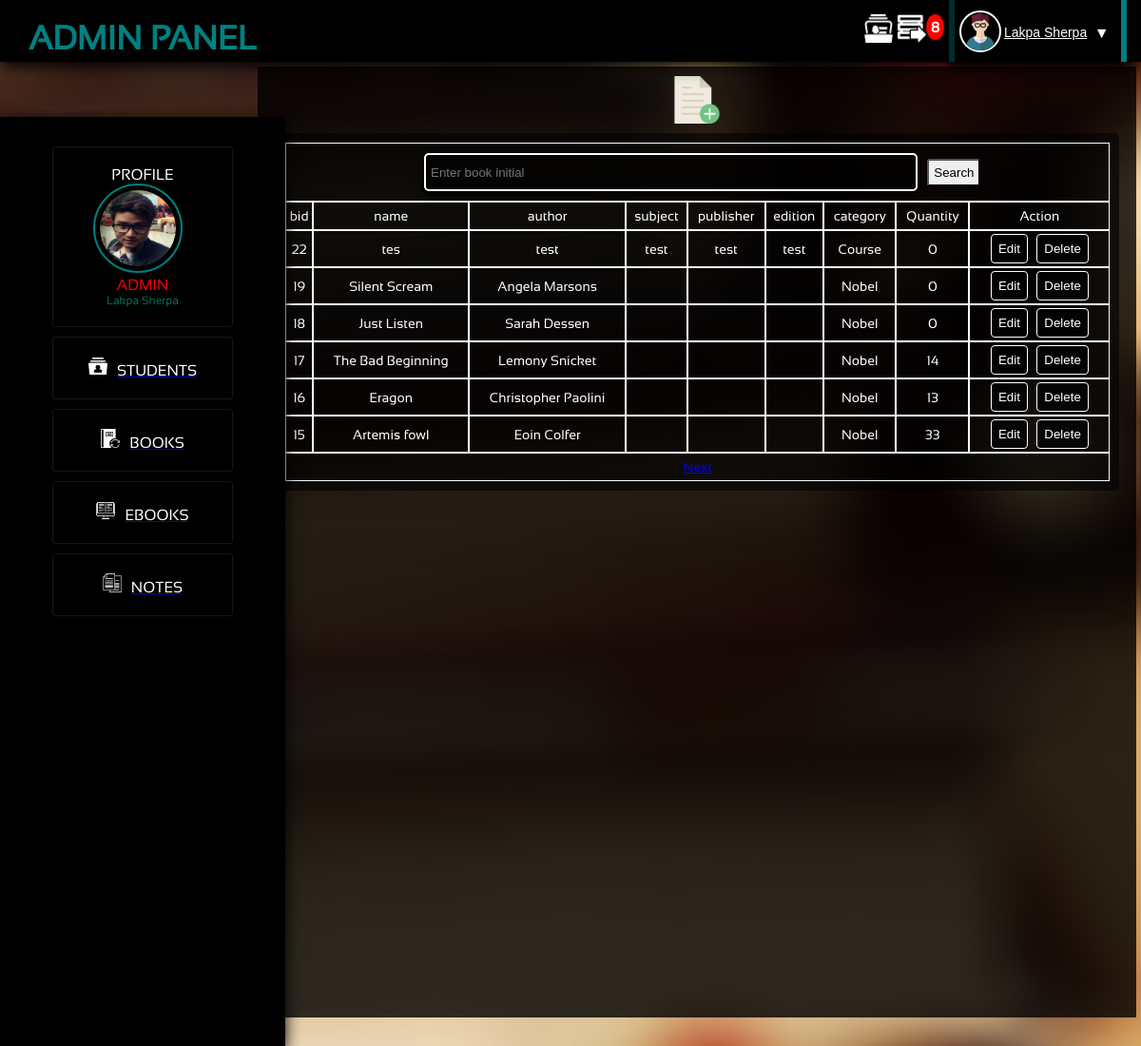
The app's page /admin/books.php (signed in) with its own data.
### tables this page shows
CREATE TABLE `books` (
  `bid` int(11) NOT NULL,
  `name` varchar(50) NOT NULL,
  `image` varchar(100) NOT NULL,
  `author` varchar(20) NOT NULL,
  `category` varchar(30) NOT NULL,
  `publisher` varchar(40) NOT NULL,
  `edition` varchar(10) NOT NULL,
  `subject` varchar(30) NOT NULL,
  `semester` varchar(1) NOT NULL,
  `quantity` int(11) NOT NULL
);

### admin/class/class.ManageBooks.php (called while the page is built, shortened)
<?php
	include_once( '../class.database.php' );
		class ManageBooks{
			public $linker;
			function __construct(){
				$db_connection = new dbConnection();
				$this->linker = $db_connection->connect();
				return $this->linker;
			}
			function listBook($limit,$category=null){
				if(isset($limit,$category))
				{
					$query = $this->linker->query("SELECT * FROM books WHERE category='$category' ORDER BY bid DESC $limit");
				}else{
					$query = $this->linker->query("SELECT * FROM books ORDER BY bid DESC $limit");
				}
				$counts = $query->rowCount();
				if($counts >= 1)
				{
					$result = $query->fetchAll();
				}
				else
				{
					$result = $counts;
				}
				return $result;
			}
		}
?>

### class.database.php (called while the page is built, shortened)
<?php
	class dbConnection{
		public $db_name = 'php-librarys';
		public $db_user = 'root';
		public $db_pass = '';
		public $db_host = 'localhost';
		function connect(){
			try{
				$this->db_conn = new PDO("mysql:host=$this->db_host;dbname=$this->db_name",
					$this->db_user,$this->db_pass);
				return $this->db_conn;
			}
			catch(PDOException $e){
				return $e->getMessage();
			}
		}
	}
?>

### admin/books.php (the view, shortened to what this page needs)
<?php
  include_once('header.php');
  include_once('manage/manage.books.php');
?>
<div class="main_content" onClick="avoid()"><center>
<img src="../gallery/logo/filee.png" style="height:50px;width:50px;cursor:pointer" id="clickadd" onClick="add()">
<div class="displaycontainer">
  <table class="table table-striped">
    <thead>
      <tr>
        <section id="search">
        <form method="get" action="#" class="searching">
        <td colspan="12" style=""><input type="text" placeholder="Enter book initial" id="admin_search" name="bname"/><input type="Submit" value="Search" id="search_s"></td>
      </form>
      </tr>
      <tr>
        <td>bid</td>
        <td>name</td>
        <td>author</td>
        <td>subject</td>
        <td>publisher</td>
        <td>edition</td>
        <td>category</td>
        <td>Quantity</td>
        <td>Action</td>
      </tr>
    </thead>
    <tbody>
      <?php
      if(!isset($_GET['bname'])){
      if($list_book !== 0)
      {
        foreach ($list_book as $key => $value) {
          ?>
          <tr>
          <td><?php echo $value['bid']; ?></td>
          <td><?php echo $value['name']; ?></td>
          <td><?php echo $value['author']; ?></td>
          <td><?php echo $value['subject']; ?></td>
          <td><?php echo $value['publisher']; ?></td>
          <td><?php echo $value['edition']; ?></td>
          <td><?php echo $value['category']; ?></td>
          <td><?php echo $value['quantity']; ?></td>
          <td>
          <a href="edit_book.php?bid=<?php echo $value['bid'];?>"><button>Edit</button></a>
          <button id="btn_delete<?php echo $value['bid']; ?>" value="<?php echo $value['bid']; ?>">Delete</button>
          </td>
          </tr>
          <?php
        }
      }else{
        echo '<td colspan="8">Sorry no more Books to show under this section</td><';
      }
      ?>
      <tr><td colspan="9"><?php echo $pagination; ?></td></tr>
      <?php
	    }else{
	      echo $searched_b;
	    }
	  ?>
    </tbody>
    </table>
</div>
	</div>
</body>
</html>

### admin/admin_style.css (style rules this page uses)
body,html { margin:0px; padding:0px; background:#5C5B5C; font-family:sansation; }
.main_content { background:rgba(0,0,0,0.8); height:1000px; width:77%; float:right; color:white; margin-top:70px; margin-right:5px; }
.displayContainer { color:#100706; height:auto; width:98%; margin:10px 10px 10px 10px; }
.displaycontainer #search { display:none; transition:all 0.6s; }
#clickadd { margin:10px 0px 0px 0px; }
#admin_search { background:red; padding:5px; box-shadow:0px 5px 10px black; border-radius:5px; border:2px solid white; background:rgba(0,0,0,0.6); color:white; margin:10px; width:60%; height:40px; }
#search_s { padding:5px; cursor:pointer; border-radius:3px; }
.displaycontainer table { color:white; background:rgba(0,0,0,0.6); padding:10px; border-radius:5px; width:98%; font-size:14px; border-spacing:0px; text-align:center; background:white; color:black; color:white; background:rgba(0,0,0,0.6); }
.displaycontainer table tr { //border:0px solid white; padding:0px; height:30px; }
.displaycontainer table tr td { border:0.5px solid white; //border-left:0px; //border-right:0px; //border-top:0px; padding:0px; }
.displaycontainer table button { border-radius:4px; // background:teal; color:white; padding:7px; cursor:pointer; border:0px; margin:3px; background:rgba(0,0,0,0.6); color:white; border:1px solid white; }

### records on screen
books: bid "22", name "tes", author "test", subject "test", publisher "test", edition "test", category "Course", quantity "0"
books: bid "19", name "Silent Scream", author "Angela Marsons", category "Nobel", quantity "0"
books: bid "18", name "Just Listen", author "Sarah Dessen", category "Nobel", quantity "0"
books: bid "17", name "The Bad Beginning", author "Lemony Snicket", category "Nobel", quantity "14"
books: bid "16", name "Eragon", author "Christopher Paolini", category "Nobel", quantity "13"
books: bid "15", name "Artemis fowl", author "Eoin Colfer", category "Nobel", quantity "33"

### other values on screen
$_SESSION['todo_name'] "Lakpa Sherpa"
$init->countIssues() "8"
